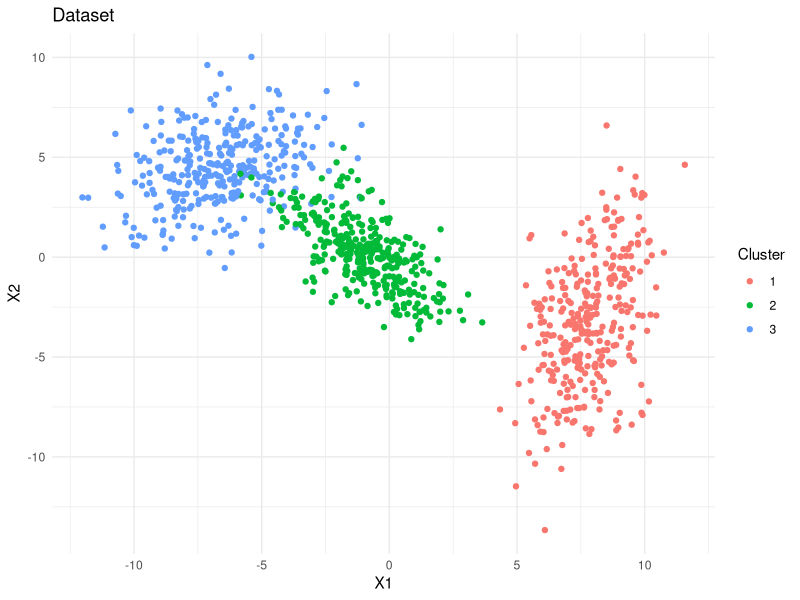
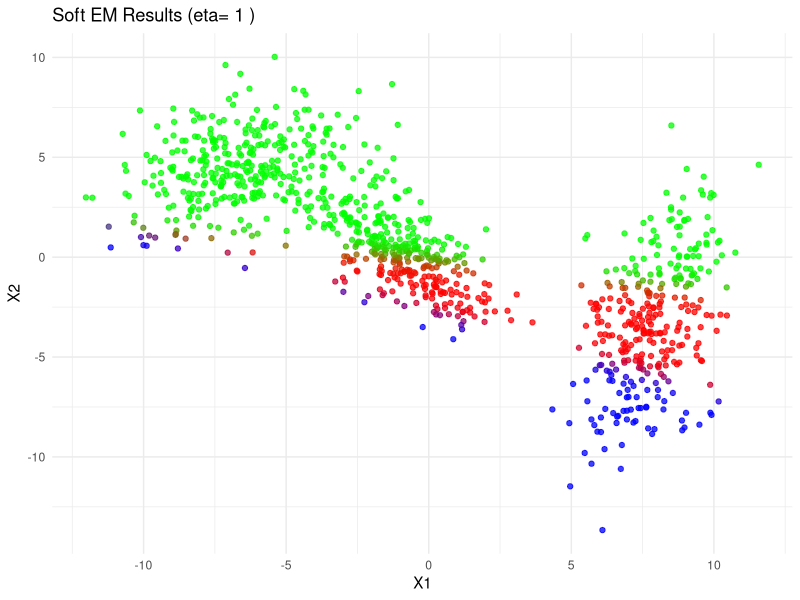
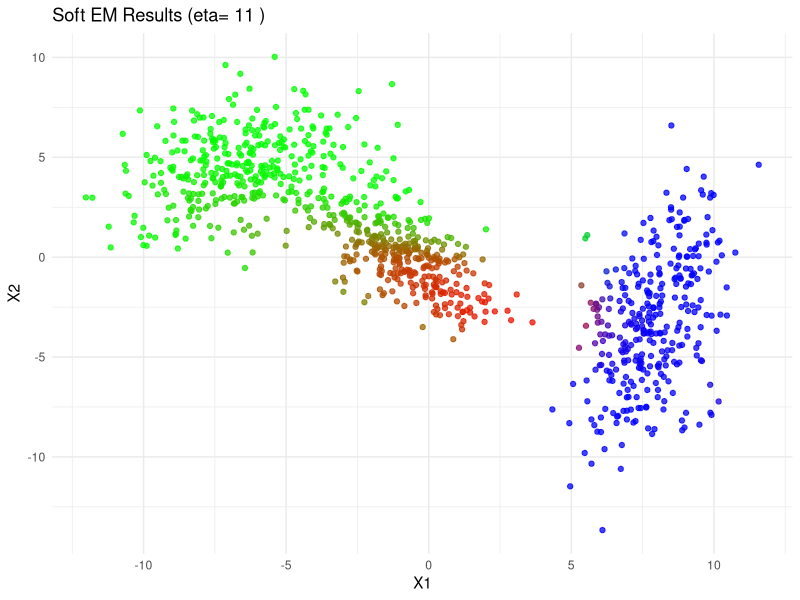
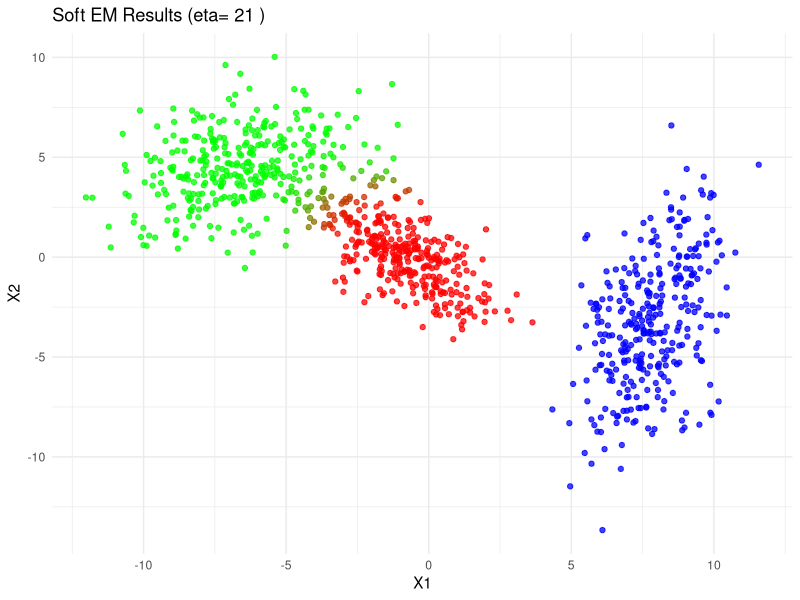
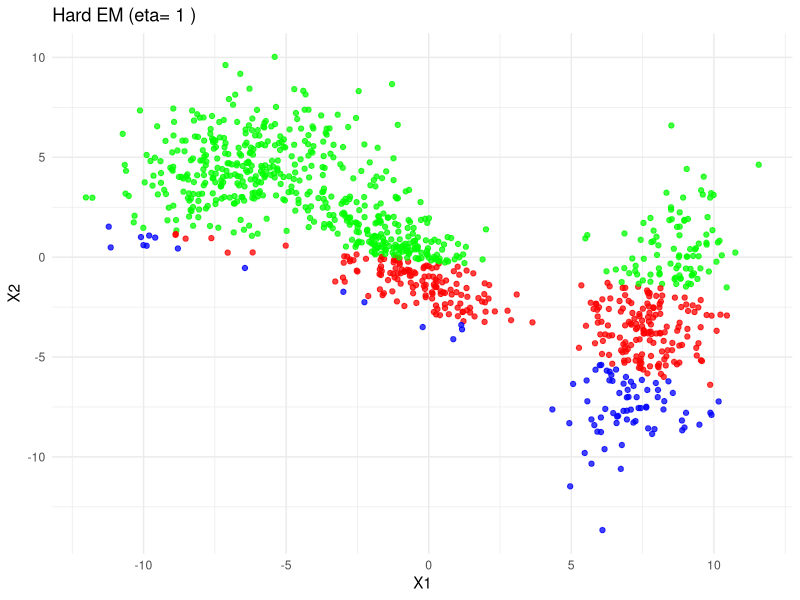
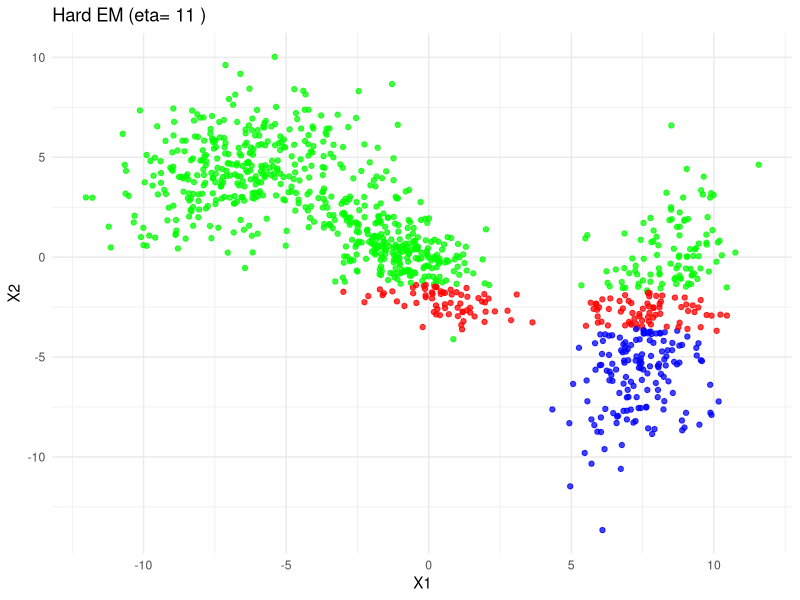
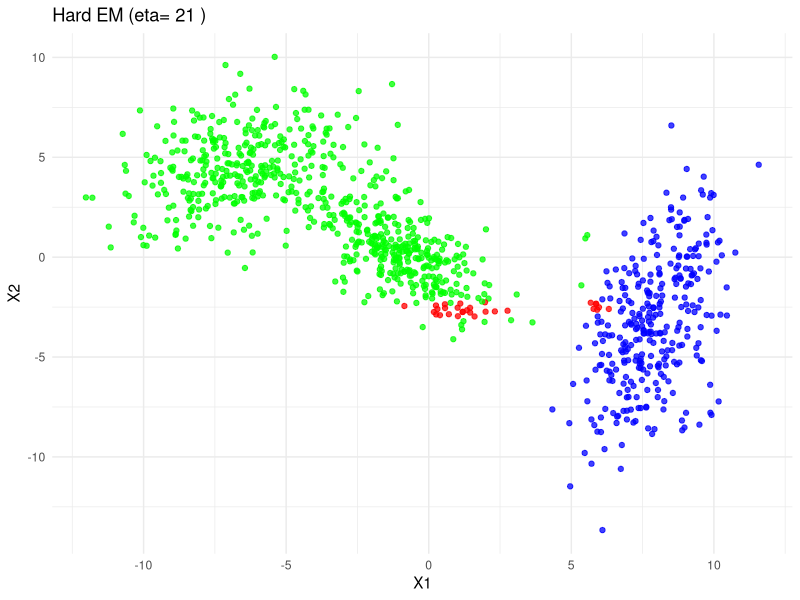

The R script that drew these images, in order:
options(warn=-1)
library(mvtnorm) # generates multivariate Gaussian sampels and calculate the densities
library(ggplot2) # plotting
library(reshape2) # data wrangling!
library(clusterGeneration) # generates the covariance matrices that we need for producing synthetic data.

# Synthetic Data Generation
# Set the parameters:
set.seed(12345) # save the random seed to make the results reproducble
N <- 1000 # number of samples
K <- 3    # number of clusters
D <- 2    # number of dimensions

# Initializations:
Phi <- runif(K); Phi <- Phi/sum(Phi)    # Phi(k) indicates the fraction of samples that are from cluster k
Nk <- matrix(0,nrow = K)    # initiate  the effective number of points assigned to each cluster
Mu <- matrix(runif(K*D, min=-1)*10,nrow = K, ncol = D)    # initiate the centriods (means) of the clusters (randomly chosen)
Sigma <- matrix(0,nrow = K, ncol = D^2)    # initiate the covariance matrix

# Create the covariance matrices:
for (k in 1:K){
    # For each cluster generate one sigma matrix
    Sigma[k,] <- genPositiveDefMat(D)$Sigma[1:D^2]
}

# Generate data:
data <- data.frame(K=integer(), X1=double(), X2=double()) # empty dataset
data[1:N,'K'] <- sample(1:K, N, replace = TRUE, prob = Phi) # geenrate labels (they will not be used in EM, just for validation)
## For each cluster k:
for (k in 1:K){
    ### calculate the effective number of points assigned to it:
    Nk[k] <- sum(data$K==k)
    ### generate the actual points:
    data[data$K==k, 2:3] <- rmvnorm(n = Nk[k], Mu[k,], matrix(Sigma[k,], ncol=D))
}

# Remove the lables! So, our GMM has no clue what are the real labels.
X <- as.matrix(data[,-1]) 

# Visualize the data (with the real labels)
ggplot(data=data, aes(x=X1, y=X2, color=factor(K))) + geom_point() +
    scale_color_discrete(guide = guide_legend(title = "Cluster")) + 
    ggtitle ('Dataset') + theme_minimal()
	
## We generated our data previously, so we know the real cluster labels. 
## However, we pretend we do not have the real lables. 
## Let's implement Soft Expectation Maximization for our GMM. Again we use .hat name convention to differentiate the real and estimated values


##====================================================================================================================================================
# Soft EM for GMM
# Setting the parameters:
eta.max <- 100      # maximum number of iteratins
epsilon <- 0.01     # termination threshold 

# Initialzations:
eta <- 1            # epoch counter
terminate <- FALSE  # termination condition

## Ramdom cluster initialization:
set.seed(123456) # save the random seed to make the results reproducble
Phi.hat <- 1/K                          # assume all clusters have the same size (we will update this later on)
Nk.hat <- matrix(N/K,nrow = K)          # refer to the above line!
Mu.hat <- as.matrix(X[sample(1:N, K), ]) # randomly  choose K samples as cluster means (any better idea?)
Sigma.hat <- matrix(,nrow = K, ncol = D^2) # create empty covariance matrices (we will fill them)
post <- matrix(,nrow=N, ncol=K)        # empty posterior matrix (the membership estimates will be stored here)

### for each cluster k:
for (k in 1:K){
    #### initiate the k covariance matrix as an identity matrix (we will update it later on)
    Sigma.hat[k,] <- diag(D) # initialize with identity covariance matrix
}

# Build the GMM model
Mu.hat.old <- Mu.hat # store the old estimated means
while (!terminate){
    
    # E step:    
    for (k in 1:K){
        ## calculate the posterior based on the estimated means,covariance and cluster size:
        post[,k] <- dmvnorm(X, Mu.hat[k,],  matrix(Sigma.hat[k,], ncol=D)) * Nk.hat[k]
    }
    post <- post/rowSums(post) # normalization (to make sure post(k) is in [0,1] and sum(post)=1)

    # M step:
    for (k in 1:K){
        ## recalculate the estimations:
        Nk.hat[k] <- sum(post[,k])        # the effective number of point in cluster k
        Phi.hat[k] <- sum(post[,k])/N     # the relative cluster size
        Mu.hat[k,] <- colSums(post[,k] *X)/Nk.hat[k] # new means (cluster cenroids)
        Sigma.hat[k,] <- (t(X-matrix(Mu.hat[k,],nrow = N, ncol=D, byrow = TRUE))%*%
                          (post[,k]*(X-matrix(Mu.hat[k,],nrow = N, ncol=D, byrow = TRUE))))/Nk.hat[k] # new covariance
    
    }

    if (eta %% 10 ==1) {
        print(ggplot(data=as.data.frame(X), aes(x=X1, y=X2)) + 
        geom_point(color=rgb(post), alpha=0.75) +
        ggtitle (paste('Soft EM Results (eta=', eta, ')')) + theme_minimal())
        }
    
    # increase the epoch counter
    eta <- eta+1
    
    # check the termination criteria
    terminate <- eta > eta.max | sum(abs(Mu.hat.old - Mu.hat)) <= epsilon
    
    # record the means (neccessary for checking the termination criteria)
    Mu.hat.old <- Mu.hat

}
# That's it! Let see how many iterations we had:
cat('maximum number of itterations:',eta,'\n')

##====================================================================================================================================================
##Hard EM for GMM
# Setting the parameters:
eta.max <- 100      # maximum number of iteratins
epsilon <- 0.01  # termination threshold 

# Initialzations:
eta <- 1            # epoch counter
terminate <- FALSE  # termination condition

## Ramdom cluster initialization:
set.seed(123456) # save the random seed to make the results reproducble
Phi.hat <- 1/K                          # assume all clusters have the same size (we will update this later on)
Nk.hat <- matrix(N/K,nrow = K)          # refer to the above line!
Mu.hat <- as.matrix(X[sample(1:N, K), ]) # randomly  choose K samples as cluster means (any better idea?)
Sigma.hat <- matrix(,nrow = K, ncol = D^2) # create empty covariance matrices (we will fill them)
post <- matrix(,nrow=N, ncol=K)        # empty posterior matrix (the membership estimates will be stored here)

### for each cluster k:
for (k in 1:K){
    #### initiate the k covariance matrix as an identity matrix (we will update it later on)
    Sigma.hat[k,] <- diag(D) # initialize with identity covariance matrix
}

# Build the GMM model
Mu.hat.old <- Mu.hat # store the old estimated means

# Main Loop
while (!terminate){

    # E step:   
    for (k in 1:K){
        ## calculate the posterior based on the estimated means,covariance and cluster size:
        post[,k] <- dmvnorm(X, Mu.hat[k,],  matrix(Sigma.hat[k,], ncol=D)) * Nk.hat[k]
    }
    
    # hard assignments:
    max.prob <- post==apply(post, 1, max) # for each point find the cluster with the maximum (estimated) probability
    post[max.prob] <- 1 # assign each point to the cluster with the highest probability
    post[!max.prob] <- 0 # remove points from clusters with lower probabilites


    # M step:
    for (k in 1:K){
        ## recalculate the estimations:
        Nk.hat[k] <- sum(post[,k])        # the effective number of point in cluster k
        Phi.hat[k] <- sum(post[,k])/N     # the relative cluster size
        Mu.hat[k,] <- colSums(post[,k] *X)/Nk.hat[k] # new means (cluster cenroids)
        Sigma.hat[k,] <- (t(X-matrix(Mu.hat[k,],nrow = N, ncol=D, byrow = TRUE))%*%
                          (post[,k]*(X-matrix(Mu.hat[k,],nrow = N, ncol=D, byrow = TRUE))))/Nk.hat[k] # new covariance
    
    }
    
    # visualization
    if (eta %% 10 == 1){
        print(ggplot(data=as.data.frame(X), aes(x=X1, y=X2)) + 
        geom_point(color=rgb(post), alpha=0.75) +
        ggtitle (paste('Hard EM (eta=', eta,')')) + theme_minimal())
        line <- readline()
    }
    par(new=FALSE)
    # increase the epoch counter
    eta <- eta+1
    
    # check the termination criteria
    terminate <- eta > eta.max | sum(abs(Mu.hat.old - Mu.hat)) <= epsilon
    
    # record the means (neccessary for checking the termination criteria)
    Mu.hat.old <- Mu.hat
}
# That's it! Let see how many iterations we had:
cat('maximum number of itterations:',eta,'\n')
